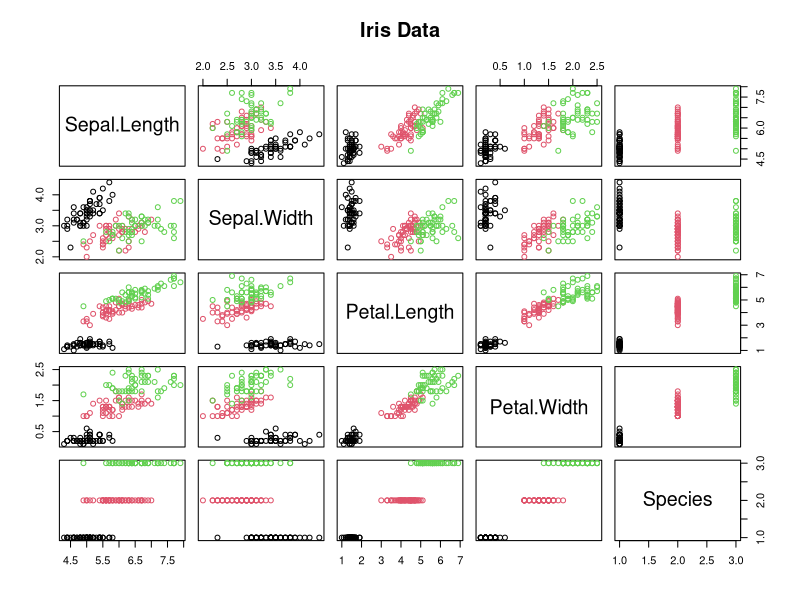
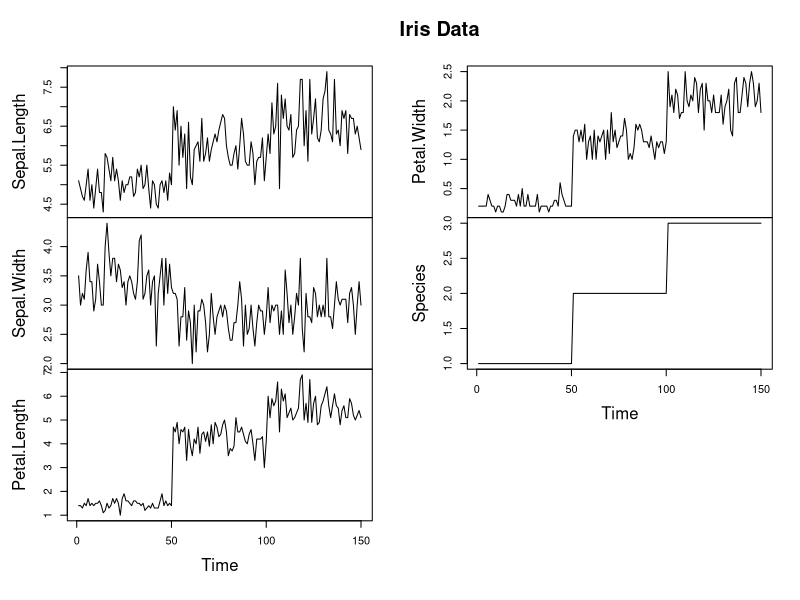
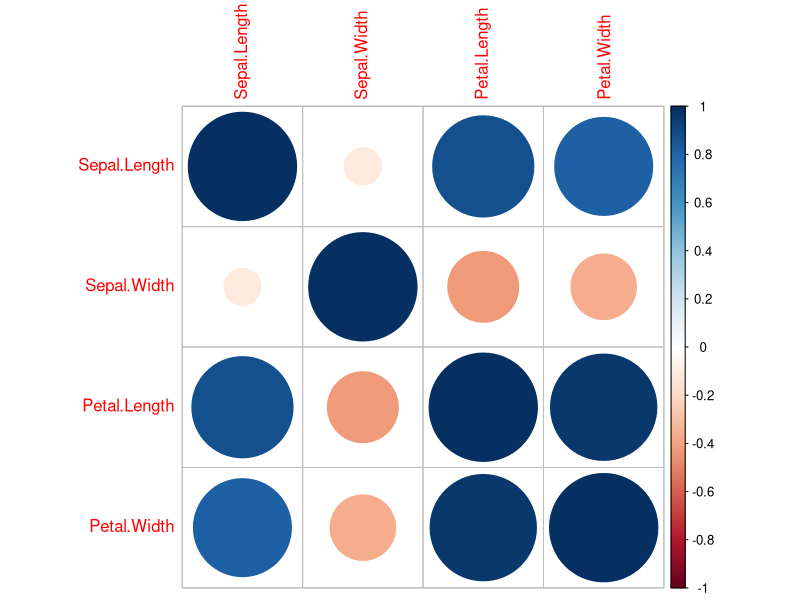

The R script that drew these images, in order:
## ---- chunk 1
iris
## ---- chunk 2
summary(iris)
## ---- chunk 3
pairs(main="Iris Data", iris, col=iris$Species)
## ---- chunk 4
plot.ts(main="Iris Data", iris)
## ---- chunk 5
d <- data.frame(Sepal.Length = iris$Sepal.Length, Sepal.Width = iris$Sepal.Width, Petal.Length = iris$Petal.Length, Petal.Width = iris$Petal.Width)
m <- cor(d)
library('corrplot')
corrplot(m, method="circle")
## ---- chunk 6
testidx <- which(1:length(iris[,1])%%3==0)
## ---- chunk 7
iristrain <- iris[-testidx,]
## ---- chunk 8
iristest <- iris[testidx,]
## ---- chunk 9
model <- lm(Petal.Width~., data=iristrain)
## ---- chunk 10
prediciton <- predict(model, newdata=iristest)
## ---- chunk 11
cor(prediciton, iristest$Petal.Width)
## ---- chunk 12
summary(model)
